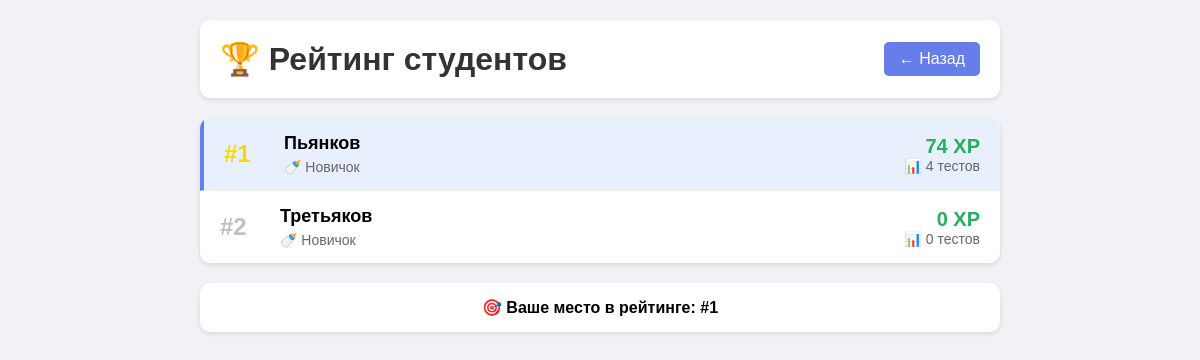
Screenshot of /testing_system/student/leaderboard.php (signed in) with the database file from the repository.
### tables this page shows
CREATE TABLE `users` (
  `id` int(11) NOT NULL,
  `login` varchar(50) NOT NULL,
  `password_hash` varchar(255) NOT NULL,
  `full_name` varchar(100) NOT NULL,
  `role_id` int(11) DEFAULT '1',
  `current_xp` int(11) DEFAULT '0',
  `current_level_id` int(11) DEFAULT '1',
  `total_tests_passed` int(11) DEFAULT '0',
  `total_correct_answers` int(11) DEFAULT '0',
  `created_at` datetime DEFAULT CURRENT_TIMESTAMP,
  `group_id` int(11) DEFAULT NULL
);

CREATE TABLE `levels` (
  `id` int(11) NOT NULL,
  `level_number` int(11) NOT NULL,
  `level_name` varchar(50) NOT NULL,
  `min_xp` int(11) NOT NULL,
  `icon` varchar(100) DEFAULT NULL
);

### testing_system/student/leaderboard.php (the view, shortened to what this page needs)
<?php
require_once '../config/database.php';
$stmt = $pdo->query("
    SELECT u.id, u.full_name, u.current_xp, l.level_name, u.total_tests_passed
    FROM users u
    JOIN levels l ON u.current_level_id = l.id
    WHERE u.role_id = 1
    ORDER BY u.current_xp DESC
    LIMIT 10
");
$leaders = $stmt->fetchAll();
$stmt = $pdo->prepare("
    SELECT COUNT(*) + 1 as rank
    FROM users
    WHERE role_id = 1 AND current_xp > (SELECT current_xp FROM users WHERE id = ?)
");
$stmt->execute([$_SESSION['user_id']]);
$user_rank = $stmt->fetch()['rank'];
?>
<!DOCTYPE html>
<html lang="ru">
<head>
</head>
<body>
    <div class="container">
        <div class="header">
            <h1>🏆 Рейтинг студентов</h1>
            <a href="index.php" class="back-btn">← Назад</a>
        </div>
        <div class="leaderboard">
            <?php foreach ($leaders as $index => $leader): ?>
                <?php
                $rank_class = '';
                if ($index == 0) $rank_class = 'rank-1';
                elseif ($index == 1) $rank_class = 'rank-2';
                elseif ($index == 2) $rank_class = 'rank-3';
                ?>
                <div class="leader-item <?= ($leader['id'] == $_SESSION['user_id']) ? 'current-user' : '' ?>">
                    <div class="rank <?= $rank_class ?>">#<?= $index + 1 ?></div>
                    <div class="info">
                        <div class="name"><?= htmlspecialchars($leader['full_name']) ?></div>
                        <div class="level"><?= htmlspecialchars($leader['level_name']) ?></div>
                    </div>
                    <div class="stats">
                        <div class="xp"><?= $leader['current_xp'] ?> XP</div>
                        <div class="tests">📊 <?= $leader['total_tests_passed'] ?> тестов</div>
                    </div>
                </div>
            <?php endforeach; ?>
        </div>
        <div class="my-rank">
            <strong>🎯 Ваше место в рейтинге: #<?= $user_rank ?></strong>
        </div>
    </div>
</body>
</html>

### testing_system/student/leaderboard.php (style rules this page uses)
* { margin: 0; padding: 0; box-sizing: border-box; }
body { font-family: Arial, sans-serif; background: #f0f2f5; padding: 20px; }
.container { max-width: 800px; margin: 0 auto; }
.header { background: white; padding: 20px; border-radius: 10px; margin-bottom: 20px; display: flex; justify-content: space-between; align-items: center; box-shadow: 0 2px 5px rgba(0,0,0,0.1); }
h1 { color: #333; }
.back-btn { background: #667eea; color: white; padding: 8px 15px; text-decoration: none; border-radius: 5px; }
.leaderboard { background: white; border-radius: 10px; overflow: hidden; box-shadow: 0 2px 5px rgba(0,0,0,0.1); }
.leader-item { display: flex; align-items: center; padding: 15px 20px; border-bottom: 1px solid #eee; }
.leader-item:last-child { border-bottom: none; }
.rank { font-size: 24px; font-weight: bold; width: 60px; color: #667eea; }
.rank-1 { color: #ffd700; }
.rank-2 { color: #c0c0c0; }
.info { flex: 1; }
.name { font-size: 18px; font-weight: bold; margin-bottom: 5px; }
.level { font-size: 14px; color: #666; }
.stats { text-align: right; }
.xp { font-size: 20px; font-weight: bold; color: #27ae60; }
.tests { font-size: 14px; color: #666; }
.current-user { background: #e8f0fe; border-left: 4px solid #667eea; }
.my-rank { background: white; margin-top: 20px; border-radius: 10px; padding: 15px 20px; box-shadow: 0 2px 5px rgba(0,0,0,0.1); text-align: center; }

### rows the page displays
users: full_name "Пьянков", levels.level_name "🍼 Новичок", current_xp "74", total_tests_passed "4"
users: full_name "Третьяков", levels.level_name "🍼 Новичок", current_xp "0", total_tests_passed "0"

### other values shown
$user_rank "1"
